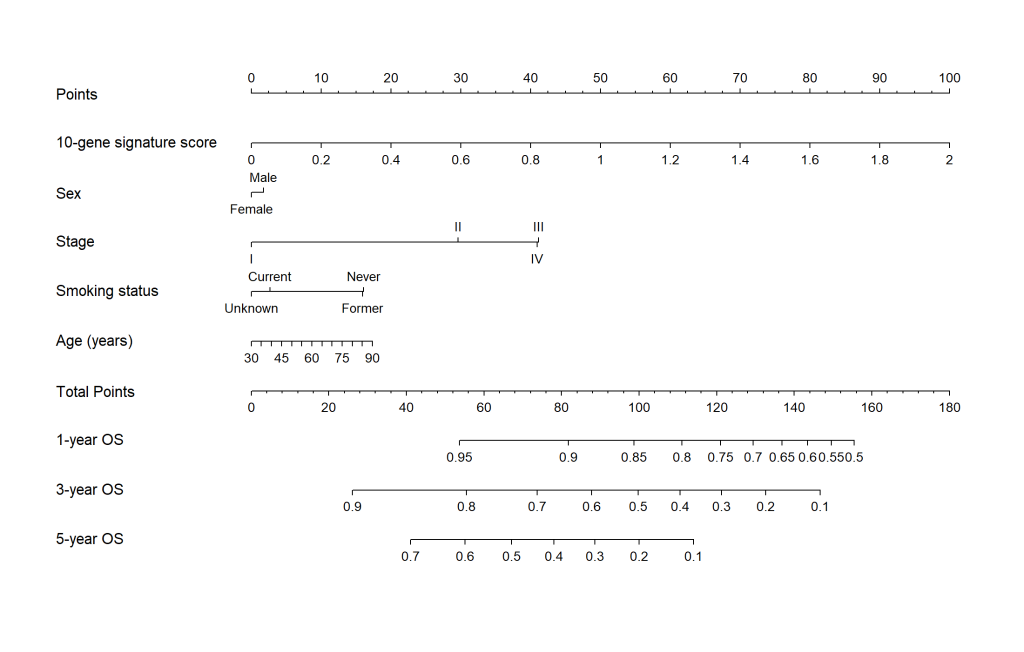
#> input picture reproducir_figura4/input/Fig4c_Nomogram(1).png, 2048 x 1303 px (shown at 1/2 size)
$ python montar_figura4.py
#> lines starting #> are read from the running program, lines starting #| are printed output that depends on the picture; after the words box and inside, x2 and y2 are one past the last pixel; in counts of white or black regions, pixels touching at a corner belong together
"""Reassemble Figure 4 from the supplied model-output PNGs; no refitting."""
from pathlib import Path
import io
import numpy as np
from PIL import Image, ImageDraw, ImageFont, ImageChops
import fitz
ROOT=Path(__file__).resolve().parent
FIG=ROOT/'output';FIG.mkdir(exist_ok=True)
QA=FIG
FONT=None;BOLD=None
for regular,bold in [('/usr/share/fonts/truetype/liberation/LiberationSans-Regular.ttf','/usr/share/fonts/truetype/liberation/LiberationSans-Bold.ttf'),('C:/Windows/Fonts/arial.ttf','C:/Windows/Fonts/arialbd.ttf')]:
    if Path(regular).exists() and Path(bold).exists(): FONT,BOLD=regular,bold;break
if FONT is None: raise RuntimeError('Install Arial or Liberation Sans.')
def trim(im,pad=20):
    box=ImageChops.difference(im,Image.new('RGB',im.size,'white')).getbbox()
    x0,y0,x1,y1=box
    return im.crop((max(0,x0-pad),max(0,y0-pad),min(im.width,x1+pad),min(im.height,y1+pad)))
# Figure 4c: replace only the crowded text labels with staggered labels.
nom=Image.open(ROOT/'input/Fig4c_Nomogram(1).png').convert('RGB')
assert nom.size==(2048,1303)
before=np.asarray(nom).copy()
dr=ImageDraw.Draw(nom);dr.rectangle((884,900,1735,958),fill='white')
ticks=[(918,'0.95',902),(1137,'0.9',902),(1269,'0.85',902),
       (1364,'0.8',902),(1441,'0.75',902),(1506,'0.7',929),
       (1564,'0.65',902),(1615,'0.6',929),(1663,'0.55',902),(1708,'0.5',929)]
for x,lab,y in ticks:dr.text((x,y),lab,font=ImageFont.truetype(FONT,26),fill='black',anchor='mt')
diff=np.any(np.asarray(nom)!=before,axis=2)
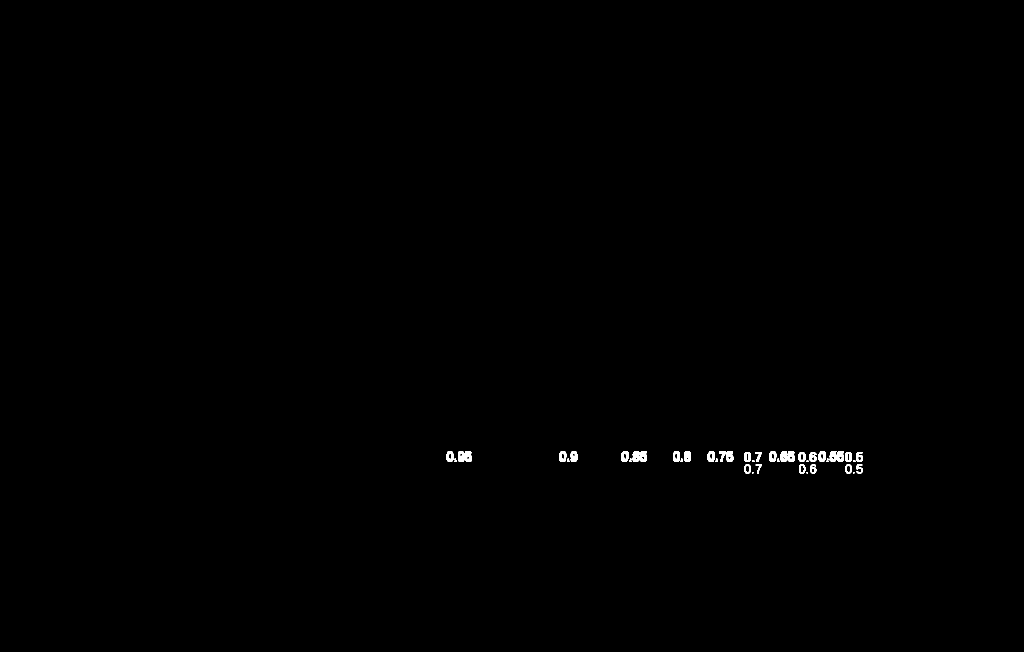
#> diff: shape (1303, 2048) bool (shown at 1/2 size); 0.26% white; 48 white regions (20 under 20 px), largest, box (x1, y1, x2, y2) and area: (1265, 902, 1294, 924) 517, (916, 902, 944, 924) 511, (1659, 902, 1688, 924) 495
diff[900:959,884:1736]=False
#> diff: shape (1303, 2048) bool; 0.26% of pixels changed, all inside (x1, y1, x2, y2) = (893, 902, 1726, 947)
assert not diff.any(), 'Only nomogram tick-label rectangle may change.'

# Figure 4d: keep all plotted pixels and tick values intact; place footer below xlabel.
cal=Image.open(ROOT/'input/Fig4d_Calibration_5y.png').convert('RGB')
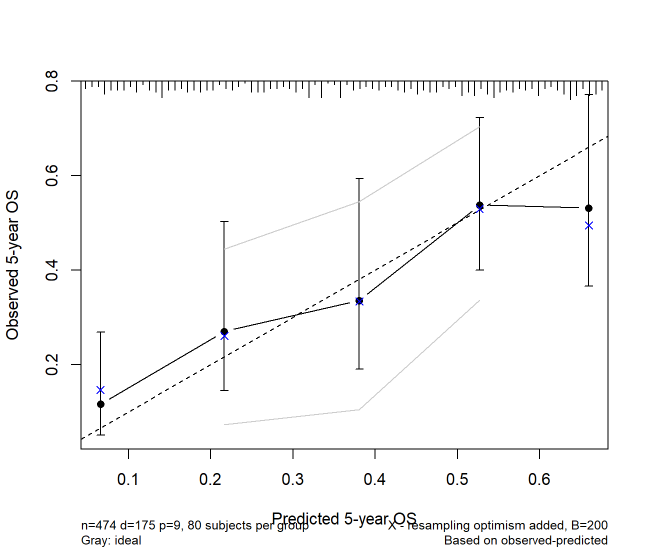
#> input picture reproducir_figura4/input/Fig4d_Calibration_5y.png, 1300 x 1100 px (shown at 1/2 size)
#> cal is the input picture: PIL image 1300x1100 RGB; mean R, G, B 249.1, 249.1, 249.2
assert cal.size==(1300,1100)
cal_new=Image.new('RGB',(1300,1180),'white');cal_new.paste(cal.crop((0,0,1300,1000)),(0,0))
#> after `cal_new = Image.new('RGB', (1300, 1180), 'white')`: cal_new: PIL image 1300x1180 RGB; every value is 255
dr=ImageDraw.Draw(cal_new)
dr.text((690,1024),'Predicted 5-year OS',font=ImageFont.truetype(FONT,32),fill='black',anchor='mt')
f=ImageFont.truetype(FONT,22)
dr.text((162,1082),'n=474 d=175 p=9, 80 subjects per group',font=f,fill='black')
dr.text((162,1114),'Gray: ideal',font=f,fill='black')
dr.text((1216,1082),'X - resampling optimism added, B=200',font=f,fill='black',anchor='rt')
dr.text((1216,1114),'Based on observed-predicted',font=f,fill='black',anchor='rt')
assert np.array_equal(np.asarray(cal_new)[:1000],np.asarray(cal)[:1000])

panels=[trim(Image.open(ROOT/'input/Cox_univariate_30genes_forest(20261117-224302).png').convert('RGB')),
        trim(Image.open(ROOT/'input/Fig4b_LASSO_CV(1).png').convert('RGB')),
        trim(nom),trim(cal_new),trim(Image.open(ROOT/'input/Fig4e_Time_ROC(1).png').convert('RGB'))]
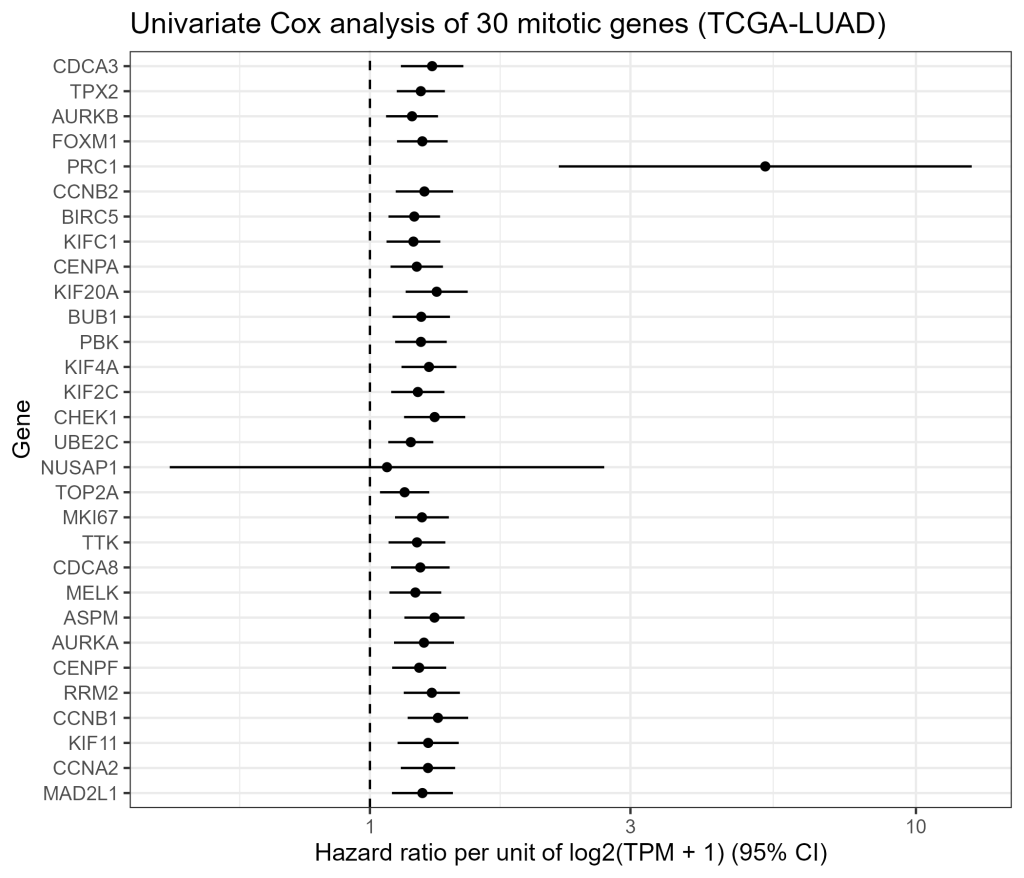
#> input picture reproducir_figura4/input/Cox_univariate_30genes_forest(20261117-224302).png, 2048 x 1755 px (shown at 1/2 size)
#> in trim, `box=ImageChops.difference(im,Image.new('RGB',im.size,'white')).getbbox()`: box = (24, 23, 2025, 1732)
#> in trim, `x0,y0,x1,y1=box`: x0 = 24; y0 = 23; x1 = 2025; y1 = 1732
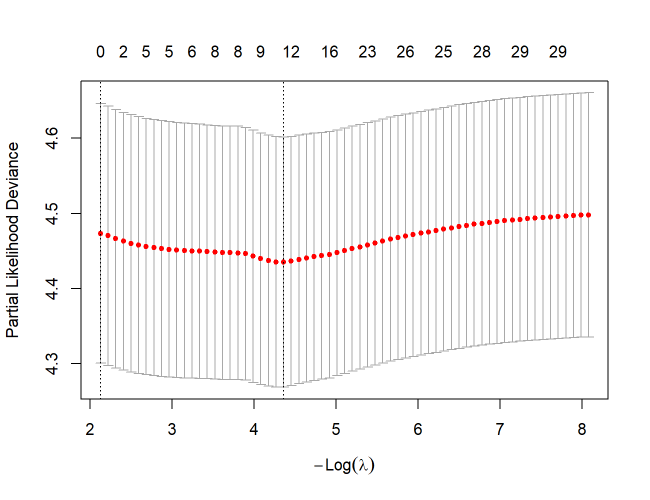
#> input picture reproducir_figura4/input/Fig4b_LASSO_CV(1).png, 1300 x 1000 px (shown at 1/2 size)
#> in trim, im is the input picture: PIL image 1300x1000 RGB; mean R, G, B 247.1, 246, 246
#> call 3 of trim, with pad = 20
#> in trim (call 3), `box=ImageChops.difference(im,Image.new('RGB',im.size,'white')).getbbox()`: box = (110, 146, 1921, 1122)
#> in trim (call 3), `x0,y0,x1,y1=box`: x0 = 110; y0 = 146; x1 = 1921; y1 = 1122
#> in trim (call 3), `return im.crop((max(0,x0-pad),max(0,y0-pad),min(im.width,x1+pad),min(i..`:
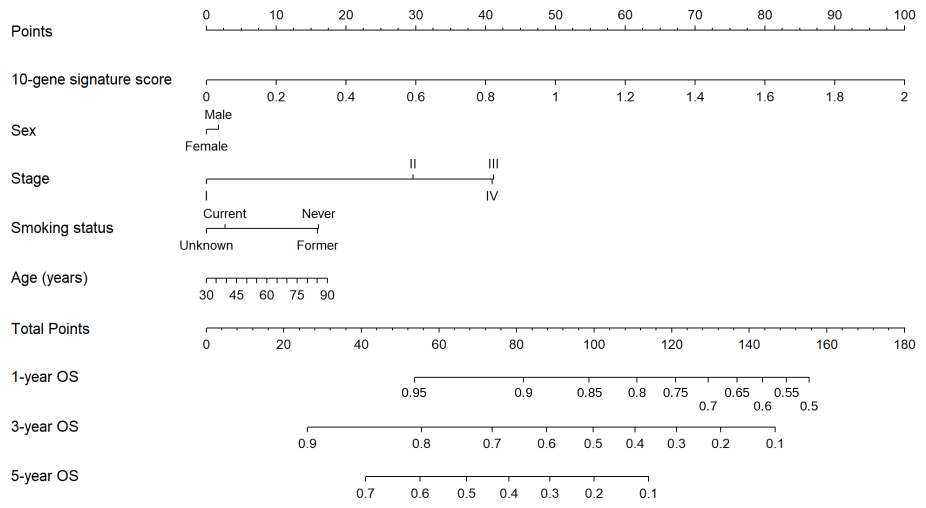
#> returned value: PIL image 1851x1016 RGB (shown at 1/2 size); mean R, G, B 249.5, 249.5, 249.5
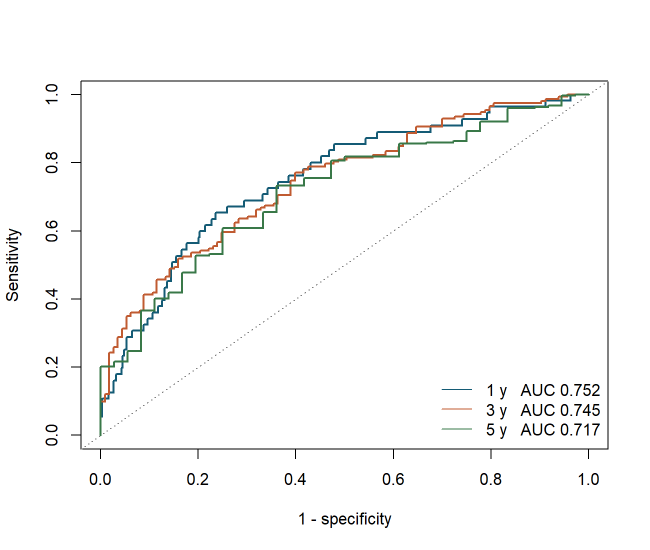
#> input picture reproducir_figura4/input/Fig4e_Time_ROC(1).png, 1300 x 1100 px (shown at 1/2 size)
#> in trim, im is the input picture: PIL image 1300x1100 RGB; mean R, G, B 249.7, 249.9, 249.6
W=3600;M=55;G=70;column=(W-2*M-G)//2;label_h=65
def at_width(im,w):return im.resize((w,round(im.height*w/im.width)),Image.Resampling.LANCZOS)
#> called with w = 1710
#> returned value: PIL image 1710x1465 RGB
scaled=[at_width(panels[0],column),at_width(panels[1],column),
        at_width(panels[2],W-2*M),at_width(panels[3],column),at_width(panels[4],column)]
row1=max(scaled[0].height,scaled[1].height)+label_h
#> row1 = 1530
row2=scaled[2].height+label_h
#> row2 = 1981
row3=max(scaled[3].height,scaled[4].height)+label_h
#> row3 = 1500
H=M+row1+G+row2+G+row3+M
#> H = 5261
mont=Image.new('RGB',(W,H),'white');dr=ImageDraw.Draw(mont)
#> after `mont = Image.new('RGB', (W, H), 'white')`: mont: PIL image 3600x5261 RGB; every value is 255
ys=[M,M,M+row1+G,M+row1+G+row2+G,M+row1+G+row2+G]
#> ys = [55, 55, 1655, 3706, 3706]
xs=[M,M+column+G,M,M,M+column+G]
for lab,p,x,y in zip('abcde',scaled,xs,ys):
    dr.text((x,y),lab,font=ImageFont.truetype(BOLD,52),fill='black')
    mont.paste(p,(x,y+label_h))
#> this loop made 5 passes
#> (lab, x, y) on passes 1 to 5: ('a', 55, 55), ('b', 1835, 55), ('c', 55, 1655), ('d', 55, 3706), ('e', 1835, 3706)
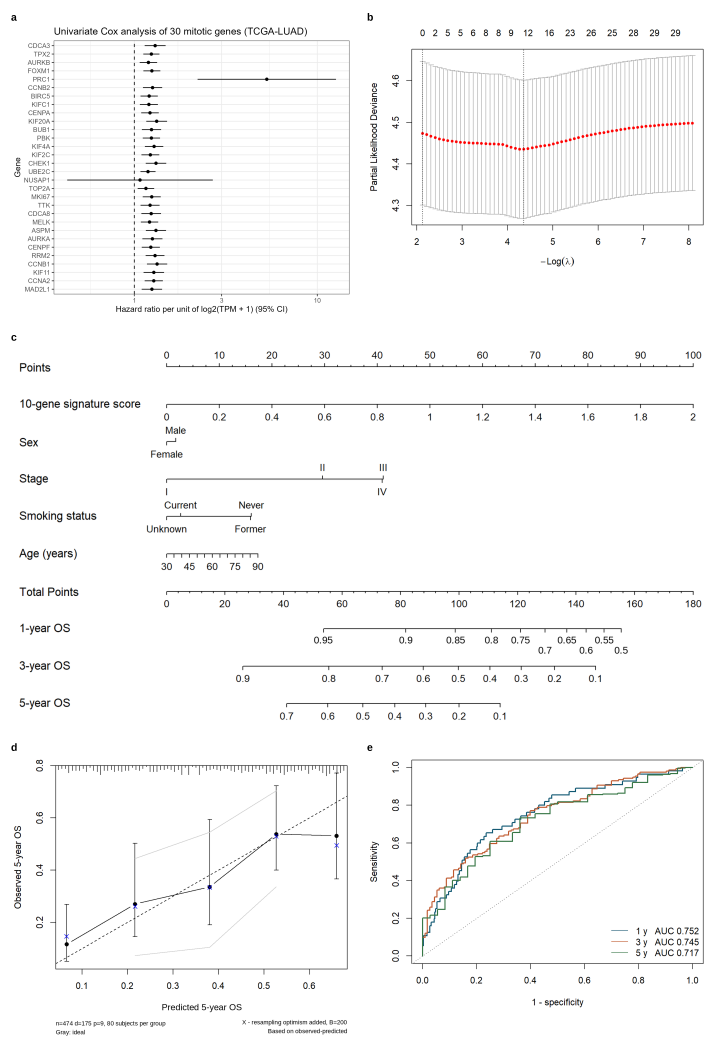
#> mont: PIL image 3600x5261 RGB (shown at 1/5 size); mean R, G, B 249.2, 249.1, 249.1
mont.save(FIG/'Fig4_RSOS.tiff',compression='tiff_lzw',dpi=(300,300))
mont.save(FIG/'Fig4_RSOS.png',dpi=(300,300))
buf=io.BytesIO();mont.save(buf,format='PNG')
#> (the run stopped early here; a loop or call above may not have finished)
